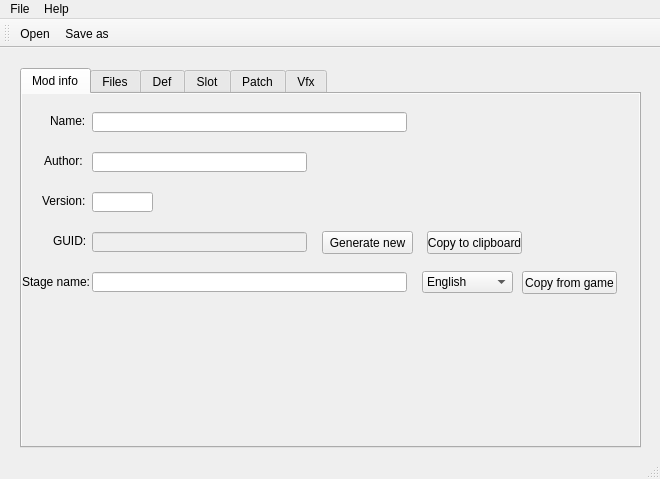
<?xml version="1.0" encoding="UTF-8"?>
<ui version="4.0">
 <class>MainWindow</class>
 <widget class="QMainWindow" name="MainWindow">
  <property name="geometry">
   <rect>
    <x>0</x>
    <y>0</y>
    <width>660</width>
    <height>479</height>
   </rect>
  </property>
  <property name="windowTitle">
   <string>XV2 Stage Creator</string>
  </property>
  <widget class="QWidget" name="centralWidget">
   <widget class="QTabWidget" name="tabWidget">
    <property name="geometry">
     <rect>
      <x>20</x>
      <y>20</y>
      <width>621</width>
      <height>380</height>
     </rect>
    </property>
    <property name="currentIndex">
     <number>0</number>
    </property>
    <widget class="QWidget" name="modInfoTab">
     <property name="autoFillBackground">
      <bool>true</bool>
     </property>
     <attribute name="title">
      <string>Mod info</string>
     </attribute>
     <widget class="QLabel" name="label">
      <property name="geometry">
       <rect>
        <x>28</x>
        <y>20</y>
        <width>47</width>
        <height>13</height>
       </rect>
      </property>
      <property name="text">
       <string>Name:</string>
      </property>
     </widget>
     <widget class="QLabel" name="label_2">
      <property name="geometry">
       <rect>
        <x>22</x>
        <y>60</y>
        <width>47</width>
        <height>13</height>
       </rect>
      </property>
      <property name="text">
       <string>Author:</string>
      </property>
     </widget>
     <widget class="QLabel" name="label_3">
      <property name="geometry">
       <rect>
        <x>20</x>
        <y>100</y>
        <width>47</width>
        <height>13</height>
       </rect>
      </property>
      <property name="text">
       <string>Version:</string>
      </property>
     </widget>
     <widget class="QLabel" name="label_4">
      <property name="geometry">
       <rect>
        <x>31</x>
        <y>140</y>
        <width>47</width>
        <height>13</height>
       </rect>
      </property>
      <property name="text">
       <string>GUID:</string>
      </property>
     </widget>
     <widget class="QLineEdit" name="modNameEdit">
      <property name="geometry">
       <rect>
        <x>70</x>
        <y>18</y>
        <width>315</width>
        <height>20</height>
       </rect>
      </property>
     </widget>
     <widget class="QLineEdit" name="modAuthorEdit">
      <property name="geometry">
       <rect>
        <x>70</x>
        <y>58</y>
        <width>215</width>
        <height>20</height>
       </rect>
      </property>
     </widget>
     <widget class="QLineEdit" name="modVersionEdit">
      <property name="geometry">
       <rect>
        <x>70</x>
        <y>98</y>
        <width>61</width>
        <height>20</height>
       </rect>
      </property>
     </widget>
     <widget class="QLineEdit" name="modGuidEdit">
      <property name="enabled">
       <bool>false</bool>
      </property>
      <property name="geometry">
       <rect>
        <x>70</x>
        <y>138</y>
        <width>215</width>
        <height>20</height>
       </rect>
      </property>
     </widget>
     <widget class="QPushButton" name="guidButton">
      <property name="geometry">
       <rect>
        <x>300</x>
        <y>137</y>
        <width>91</width>
        <height>23</height>
       </rect>
      </property>
      <property name="text">
       <string>Generate new</string>
      </property>
     </widget>
     <widget class="QLabel" name="label_5">
      <property name="geometry">
       <rect>
        <x>0</x>
        <y>180</y>
        <width>81</width>
        <height>16</height>
       </rect>
      </property>
      <property name="text">
       <string>Stage name:</string>
      </property>
     </widget>
     <widget class="QLineEdit" name="stageNameEdit">
      <property name="geometry">
       <rect>
        <x>70</x>
        <y>178</y>
        <width>315</width>
        <height>20</height>
       </rect>
      </property>
     </widget>
     <widget class="QComboBox" name="stageNameLangComboBox">
      <property name="geometry">
       <rect>
        <x>400</x>
        <y>177</y>
        <width>91</width>
        <height>22</height>
       </rect>
      </property>
      <item>
       <property name="text">
        <string>English</string>
       </property>
      </item>
      <item>
       <property name="text">
        <string>Spanish (es)</string>
       </property>
      </item>
      <item>
       <property name="text">
        <string>Spanish (ca)</string>
       </property>
      </item>
      <item>
       <property name="text">
        <string>French</string>
       </property>
      </item>
      <item>
       <property name="text">
        <string>German</string>
       </property>
      </item>
      <item>
       <property name="text">
        <string>Italian</string>
       </property>
      </item>
      <item>
       <property name="text">
        <string>Portuguese</string>
       </property>
      </item>
      <item>
       <property name="text">
        <string>Polish</string>
       </property>
      </item>
      <item>
       <property name="text">
        <string>Russian</string>
       </property>
      </item>
      <item>
       <property name="text">
        <string>Chinese (tw)</string>
       </property>
      </item>
      <item>
       <property name="text">
        <string>Chinese (zh)</string>
       </property>
      </item>
      <item>
       <property name="text">
        <string>Korean</string>
       </property>
      </item>
     </widget>
     <widget class="QPushButton" name="stageNameCopyButton">
      <property name="geometry">
       <rect>
        <x>500</x>
        <y>177</y>
        <width>95</width>
        <height>23</height>
       </rect>
      </property>
      <property name="text">
       <string>Copy from game</string>
      </property>
     </widget>
     <widget class="QPushButton" name="guidCopyButton">
      <property name="geometry">
       <rect>
        <x>405</x>
        <y>137</y>
        <width>95</width>
        <height>23</height>
       </rect>
      </property>
      <property name="text">
       <string>Copy to clipboard</string>
      </property>
     </widget>
    </widget>
    <widget class="QWidget" name="filesTab">
     <property name="autoFillBackground">
      <bool>true</bool>
     </property>
     <attribute name="title">
      <string>Files</string>
     </attribute>
     <widget class="QLabel" name="label_6">
      <property name="geometry">
       <rect>
        <x>38</x>
        <y>20</y>
        <width>61</width>
        <height>16</height>
       </rect>
      </property>
      <property name="text">
       <string>Stage files:</string>
      </property>
     </widget>
     <widget class="QLabel" name="label_7">
      <property name="geometry">
       <rect>
        <x>30</x>
        <y>60</y>
        <width>71</width>
        <height>16</height>
       </rect>
      </property>
      <property name="text">
       <string>Environment:</string>
      </property>
     </widget>
     <widget class="QLabel" name="label_8">
      <property name="geometry">
       <rect>
        <x>21</x>
        <y>100</y>
        <width>81</width>
        <height>16</height>
       </rect>
      </property>
      <property name="text">
       <string>Select portrait:</string>
      </property>
     </widget>
     <widget class="QLabel" name="label_9">
      <property name="geometry">
       <rect>
        <x>21</x>
        <y>140</y>
        <width>81</width>
        <height>16</height>
       </rect>
      </property>
      <property name="text">
       <string>Quest portrait:</string>
      </property>
     </widget>
     <widget class="QLabel" name="label_10">
      <property name="geometry">
       <rect>
        <x>0</x>
        <y>180</y>
        <width>101</width>
        <height>16</height>
       </rect>
      </property>
      <property name="text">
       <string>Select background:</string>
      </property>
     </widget>
     <widget class="QLabel" name="label_11">
      <property name="geometry">
       <rect>
        <x>7</x>
        <y>220</y>
        <width>101</width>
        <height>16</height>
       </rect>
      </property>
      <property name="text">
       <string>Additional data*:</string>
      </property>
     </widget>
     <widget class="QLineEdit" name="stageFilesEdit">
      <property name="geometry">
       <rect>
        <x>100</x>
        <y>18</y>
        <width>425</width>
        <height>20</height>
       </rect>
      </property>
     </widget>
     <widget class="QLineEdit" name="lightingEdit">
      <property name="geometry">
       <rect>
        <x>100</x>
        <y>58</y>
        <width>425</width>
        <height>20</height>
       </rect>
      </property>
     </widget>
     <widget class="QLineEdit" name="selPortEdit">
      <property name="geometry">
       <rect>
        <x>100</x>
        <y>98</y>
        <width>425</width>
        <height>20</height>
       </rect>
      </property>
     </widget>
     <widget class="QLineEdit" name="questPortEdit">
      <property name="geometry">
       <rect>
        <x>100</x>
        <y>138</y>
        <width>425</width>
        <height>20</height>
       </rect>
      </property>
     </widget>
     <widget class="QLineEdit" name="selBackEdit">
      <property name="geometry">
       <rect>
        <x>100</x>
        <y>178</y>
        <width>425</width>
        <height>20</height>
       </rect>
      </property>
     </widget>
     <widget class="QLineEdit" name="addDataEdit">
      <property name="geometry">
       <rect>
        <x>100</x>
        <y>218</y>
        <width>425</width>
        <height>20</height>
       </rect>
      </property>
     </widget>
     <widget class="QLabel" name="label_12">
      <property name="geometry">
       <rect>
        <x>10</x>
        <y>260</y>
        <width>381</width>
        <height>16</height>
       </rect>
      </property>
      <property name="text">
       <string>&lt;html&gt;&lt;head/&gt;&lt;body&gt;&lt;p&gt;&lt;span style=&quot; font-weight:600;&quot;&gt;*This directory is optional. Use with care and only when needed!&lt;/span&gt;&lt;/p&gt;&lt;/body&gt;&lt;/html&gt;</string>
      </property>
     </widget>
     <widget class="QPushButton" name="stageFilesButton">
      <property name="geometry">
       <rect>
        <x>535</x>
        <y>17</y>
        <width>61</width>
        <height>23</height>
       </rect>
      </property>
      <property name="text">
       <string>Change</string>
      </property>
     </widget>
     <widget class="QToolButton" name="lightingButton">
      <property name="geometry">
       <rect>
        <x>535</x>
        <y>57</y>
        <width>61</width>
        <height>23</height>
       </rect>
      </property>
      <property name="text">
       <string>Change</string>
      </property>
      <property name="popupMode">
       <enum>QToolButton::InstantPopup</enum>
      </property>
      <property name="toolButtonStyle">
       <enum>Qt::ToolButtonTextOnly</enum>
      </property>
     </widget>
     <widget class="QToolButton" name="selPortButton">
      <property name="geometry">
       <rect>
        <x>535</x>
        <y>97</y>
        <width>61</width>
        <height>23</height>
       </rect>
      </property>
      <property name="text">
       <string>Change</string>
      </property>
      <property name="popupMode">
       <enum>QToolButton::InstantPopup</enum>
      </property>
      <property name="toolButtonStyle">
       <enum>Qt::ToolButtonTextOnly</enum>
      </property>
     </widget>
     <widget class="QToolButton" name="questPortButton">
      <property name="geometry">
       <rect>
        <x>535</x>
        <y>137</y>
        <width>61</width>
        <height>23</height>
       </rect>
      </property>
      <property name="text">
       <string>Change</string>
      </property>
      <property name="popupMode">
       <enum>QToolButton::InstantPopup</enum>
      </property>
      <property name="toolButtonStyle">
       <enum>Qt::ToolButtonTextOnly</enum>
      </property>
     </widget>
     <widget class="QToolButton" name="selBackButton">
      <property name="geometry">
       <rect>
        <x>535</x>
        <y>177</y>
        <width>61</width>
        <height>23</height>
       </rect>
      </property>
      <property name="text">
       <string>Change</string>
      </property>
      <property name="popupMode">
       <enum>QToolButton::InstantPopup</enum>
      </property>
      <property name="toolButtonStyle">
       <enum>Qt::ToolButtonTextOnly</enum>
      </property>
     </widget>
     <widget class="QPushButton" name="addDataButton">
      <property name="geometry">
       <rect>
        <x>535</x>
        <y>217</y>
        <width>61</width>
        <height>23</height>
       </rect>
      </property>
      <property name="text">
       <string>Change</string>
      </property>
     </widget>
    </widget>
    <widget class="QWidget" name="defTab">
     <property name="autoFillBackground">
      <bool>true</bool>
     </property>
     <attribute name="title">
      <string>Def</string>
     </attribute>
     <widget class="QPushButton" name="defCopyButton">
      <property name="geometry">
       <rect>
        <x>20</x>
        <y>20</y>
        <width>75</width>
        <height>23</height>
       </rect>
      </property>
      <property name="text">
       <string>Copy</string>
      </property>
     </widget>
     <widget class="QLabel" name="label_13">
      <property name="geometry">
       <rect>
        <x>36</x>
        <y>60</y>
        <width>47</width>
        <height>13</height>
       </rect>
      </property>
      <property name="text">
       <string>Code:</string>
      </property>
     </widget>
     <widget class="QLabel" name="label_14">
      <property name="geometry">
       <rect>
        <x>42</x>
        <y>100</y>
        <width>47</width>
        <height>13</height>
       </rect>
      </property>
      <property name="text">
       <string>Eve:</string>
      </property>
     </widget>
     <widget class="QLabel" name="label_15">
      <property name="geometry">
       <rect>
        <x>5</x>
        <y>140</y>
        <width>71</width>
        <height>16</height>
       </rect>
      </property>
      <property name="text">
       <string>BGM Cue Id:</string>
      </property>
     </widget>
     <widget class="QLineEdit" name="codeEdit">
      <property name="geometry">
       <rect>
        <x>80</x>
        <y>58</y>
        <width>113</width>
        <height>20</height>
       </rect>
      </property>
     </widget>
     <widget class="QLineEdit" name="bgmEdit">
      <property name="geometry">
       <rect>
        <x>80</x>
        <y>138</y>
        <width>113</width>
        <height>20</height>
       </rect>
      </property>
     </widget>
     <widget class="QLineEdit" name="eveEdit">
      <property name="geometry">
       <rect>
        <x>80</x>
        <y>98</y>
        <width>113</width>
        <height>20</height>
       </rect>
      </property>
     </widget>
     <widget class="QLabel" name="label_16">
      <property name="geometry">
       <rect>
        <x>240</x>
        <y>60</y>
        <width>47</width>
        <height>13</height>
       </rect>
      </property>
      <property name="text">
       <string>Dir:</string>
      </property>
     </widget>
     <widget class="QLabel" name="label_17">
      <property name="geometry">
       <rect>
        <x>200</x>
        <y>100</y>
        <width>91</width>
        <height>16</height>
       </rect>
      </property>
      <property name="text">
       <string>Ki blast limit:</string>
      </property>
     </widget>
     <widget class="QLineEdit" name="dirEdit">
      <property name="geometry">
       <rect>
        <x>270</x>
        <y>58</y>
        <width>113</width>
        <height>20</height>
       </rect>
      </property>
     </widget>
     <widget class="QLineEdit" name="f6Edit">
      <property name="geometry">
       <rect>
        <x>270</x>
        <y>98</y>
        <width>113</width>
        <height>20</height>
       </rect>
      </property>
     </widget>
     <widget class="QLabel" name="label_18">
      <property name="geometry">
       <rect>
        <x>430</x>
        <y>60</y>
        <width>41</width>
        <height>16</height>
       </rect>
      </property>
      <property name="text">
       <string>Str4:</string>
      </property>
     </widget>
     <widget class="QLineEdit" name="str4Edit">
      <property name="geometry">
       <rect>
        <x>470</x>
        <y>58</y>
        <width>113</width>
        <height>20</height>
       </rect>
      </property>
     </widget>
     <widget class="QPushButton" name="bgmButton">
      <property name="geometry">
       <rect>
        <x>208</x>
        <y>137</y>
        <width>75</width>
        <height>23</height>
       </rect>
      </property>
      <property name="text">
       <string>Listen</string>
      </property>
     </widget>
     <widget class="QLabel" name="label_19">
      <property name="geometry">
       <rect>
        <x>325</x>
        <y>140</y>
        <width>31</width>
        <height>16</height>
       </rect>
      </property>
      <property name="text">
       <string>SE:</string>
      </property>
     </widget>
     <widget class="QLineEdit" name="seEdit">
      <property name="geometry">
       <rect>
        <x>360</x>
        <y>138</y>
        <width>223</width>
        <height>20</height>
       </rect>
      </property>
      <property name="text">
       <string/>
      </property>
     </widget>
     <widget class="QPushButton" name="gate1Button">
      <property name="geometry">
       <rect>
        <x>20</x>
        <y>200</y>
        <width>75</width>
        <height>23</height>
       </rect>
      </property>
      <property name="text">
       <string>Gate 1</string>
      </property>
     </widget>
     <widget class="QPushButton" name="gate2Button">
      <property name="geometry">
       <rect>
        <x>170</x>
        <y>200</y>
        <width>75</width>
        <height>23</height>
       </rect>
      </property>
      <property name="text">
       <string>Gate 2</string>
      </property>
     </widget>
     <widget class="QPushButton" name="gate3Button">
      <property name="geometry">
       <rect>
        <x>320</x>
        <y>200</y>
        <width>75</width>
        <height>23</height>
       </rect>
      </property>
      <property name="text">
       <string>Gate 3</string>
      </property>
     </widget>
     <widget class="QPushButton" name="gate4Button">
      <property name="geometry">
       <rect>
        <x>470</x>
        <y>200</y>
        <width>75</width>
        <height>23</height>
       </rect>
      </property>
      <property name="text">
       <string>Gate 4</string>
      </property>
     </widget>
     <widget class="QPushButton" name="gate5Button">
      <property name="geometry">
       <rect>
        <x>20</x>
        <y>260</y>
        <width>75</width>
        <height>23</height>
       </rect>
      </property>
      <property name="text">
       <string>Gate 5</string>
      </property>
     </widget>
     <widget class="QPushButton" name="gate6Button">
      <property name="geometry">
       <rect>
        <x>170</x>
        <y>260</y>
        <width>75</width>
        <height>23</height>
       </rect>
      </property>
      <property name="text">
       <string>Gate 6</string>
      </property>
     </widget>
     <widget class="QPushButton" name="gate7Button">
      <property name="geometry">
       <rect>
        <x>320</x>
        <y>260</y>
        <width>75</width>
        <height>23</height>
       </rect>
      </property>
      <property name="text">
       <string>Gate 7</string>
      </property>
     </widget>
     <widget class="QLineEdit" name="unk5Edit">
      <property name="geometry">
       <rect>
        <x>470</x>
        <y>98</y>
        <width>113</width>
        <height>20</height>
       </rect>
      </property>
     </widget>
     <widget class="QLabel" name="label_23">
      <property name="geometry">
       <rect>
        <x>427</x>
        <y>100</y>
        <width>41</width>
        <height>16</height>
       </rect>
      </property>
      <property name="text">
       <string>Unk5:</string>
      </property>
     </widget>
     <widget class="QPushButton" name="gate8Button">
      <property name="geometry">
       <rect>
        <x>470</x>
        <y>260</y>
        <width>75</width>
        <height>23</height>
       </rect>
      </property>
      <property name="text">
       <string>Gate 8</string>
      </property>
     </widget>
     <widget class="QPushButton" name="gate9Button">
      <property name="geometry">
       <rect>
        <x>250</x>
        <y>320</y>
        <width>75</width>
        <height>23</height>
       </rect>
      </property>
      <property name="text">
       <string>Gate 9</string>
      </property>
     </widget>
    </widget>
    <widget class="QWidget" name="slotTab">
     <property name="autoFillBackground">
      <bool>true</bool>
     </property>
     <attribute name="title">
      <string>Slot</string>
     </attribute>
     <widget class="QCheckBox" name="slotsCheck">
      <property name="geometry">
       <rect>
        <x>30</x>
        <y>20</y>
        <width>171</width>
        <height>17</height>
       </rect>
      </property>
      <property name="text">
       <string>Add this stage to slots</string>
      </property>
     </widget>
     <widget class="QCheckBox" name="slotsLocalCheck">
      <property name="geometry">
       <rect>
        <x>30</x>
        <y>60</y>
        <width>201</width>
        <height>17</height>
       </rect>
      </property>
      <property name="text">
       <string>Add this stage to local mode slots</string>
      </property>
     </widget>
    </widget>
    <widget class="QWidget" name="patchTab">
     <property name="autoFillBackground">
      <bool>true</bool>
     </property>
     <attribute name="title">
      <string>Patch</string>
     </attribute>
     <widget class="QLabel" name="label_20">
      <property name="geometry">
       <rect>
        <x>10</x>
        <y>20</y>
        <width>101</width>
        <height>16</height>
       </rect>
      </property>
      <property name="text">
       <string>Override far clip:</string>
      </property>
     </widget>
     <widget class="QLineEdit" name="farClipEdit">
      <property name="geometry">
       <rect>
        <x>100</x>
        <y>18</y>
        <width>113</width>
        <height>20</height>
       </rect>
      </property>
     </widget>
     <widget class="QLabel" name="label_24">
      <property name="geometry">
       <rect>
        <x>66</x>
        <y>60</y>
        <width>31</width>
        <height>16</height>
       </rect>
      </property>
      <property name="text">
       <string>Limit:</string>
      </property>
     </widget>
     <widget class="QLineEdit" name="limitEdit">
      <property name="geometry">
       <rect>
        <x>100</x>
        <y>58</y>
        <width>113</width>
        <height>20</height>
       </rect>
      </property>
     </widget>
    </widget>
    <widget class="QWidget" name="vfxTab">
     <property name="autoFillBackground">
      <bool>true</bool>
     </property>
     <attribute name="title">
      <string>Vfx</string>
     </attribute>
     <widget class="QLabel" name="label_21">
      <property name="geometry">
       <rect>
        <x>26</x>
        <y>60</y>
        <width>61</width>
        <height>16</height>
       </rect>
      </property>
      <property name="text">
       <string>BG eepk:</string>
      </property>
     </widget>
     <widget class="QPushButton" name="vfxCopyButton">
      <property name="geometry">
       <rect>
        <x>20</x>
        <y>20</y>
        <width>75</width>
        <height>23</height>
       </rect>
      </property>
      <property name="text">
       <string>Copy</string>
      </property>
     </widget>
     <widget class="QLineEdit" name="vfxBGEdit">
      <property name="geometry">
       <rect>
        <x>80</x>
        <y>58</y>
        <width>361</width>
        <height>20</height>
       </rect>
      </property>
     </widget>
     <widget class="QLabel" name="label_22">
      <property name="geometry">
       <rect>
        <x>11</x>
        <y>100</y>
        <width>61</width>
        <height>16</height>
       </rect>
      </property>
      <property name="text">
       <string>Stage eepk:</string>
      </property>
     </widget>
     <widget class="QLineEdit" name="vfxStageEdit">
      <property name="geometry">
       <rect>
        <x>80</x>
        <y>98</y>
        <width>361</width>
        <height>20</height>
       </rect>
      </property>
     </widget>
    </widget>
   </widget>
  </widget>
  <widget class="QMenuBar" name="menuBar">
   <property name="geometry">
    <rect>
     <x>0</x>
     <y>0</y>
     <width>660</width>
     <height>21</height>
    </rect>
   </property>
   <widget class="QMenu" name="menuFile">
    <property name="title">
     <string>File</string>
    </property>
    <addaction name="actionOpen"/>
    <addaction name="actionSave"/>
    <addaction name="separator"/>
    <addaction name="actionExit"/>
   </widget>
   <widget class="QMenu" name="menuHelp">
    <property name="title">
     <string>Help</string>
    </property>
    <addaction name="actionAbout"/>
   </widget>
   <addaction name="menuFile"/>
   <addaction name="menuHelp"/>
  </widget>
  <widget class="QToolBar" name="mainToolBar">
   <attribute name="toolBarArea">
    <enum>TopToolBarArea</enum>
   </attribute>
   <attribute name="toolBarBreak">
    <bool>false</bool>
   </attribute>
   <addaction name="actionOpen"/>
   <addaction name="actionSave"/>
  </widget>
  <widget class="QStatusBar" name="statusBar"/>
  <action name="actionOpen">
   <property name="text">
    <string>Open</string>
   </property>
  </action>
  <action name="actionSave">
   <property name="text">
    <string>Save as...</string>
   </property>
  </action>
  <action name="actionExit">
   <property name="text">
    <string>Exit</string>
   </property>
  </action>
  <action name="actionAbout">
   <property name="text">
    <string>About</string>
   </property>
  </action>
  <action name="actionSelectFileSel">
   <property name="text">
    <string>Select file</string>
   </property>
  </action>
  <action name="actionFromGameSel">
   <property name="text">
    <string>Copy from game</string>
   </property>
  </action>
  <action name="actionSelectFileLight">
   <property name="text">
    <string>Select file</string>
   </property>
  </action>
  <action name="actionFromGameLight">
   <property name="text">
    <string>Copy from game</string>
   </property>
  </action>
  <action name="actionSelectFileQst">
   <property name="text">
    <string>Select file</string>
   </property>
  </action>
  <action name="actionSelectFileBack">
   <property name="text">
    <string>Select file</string>
   </property>
  </action>
  <action name="actionFromGameQst">
   <property name="text">
    <string>Copy from game</string>
   </property>
  </action>
  <action name="actionFromGameBack">
   <property name="text">
    <string>Copy from game</string>
   </property>
  </action>
 </widget>
 <layoutdefault spacing="6" margin="11"/>
 <resources/>
 <connections/>
</ui>
